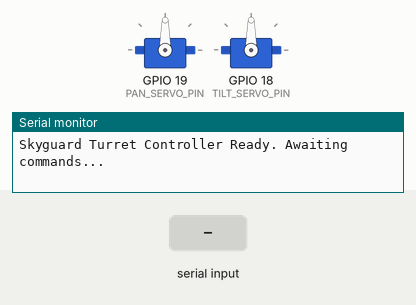
Bench run of a program on a simulated ESP32. Shown: 2 × servo, the last lines printed to the serial monitor. Inputs (shaded band) come from the test bench.

Above: at 1.2 s.
1.3 s: ";vt 90 45\n" received over Serial
At 2.2 s:
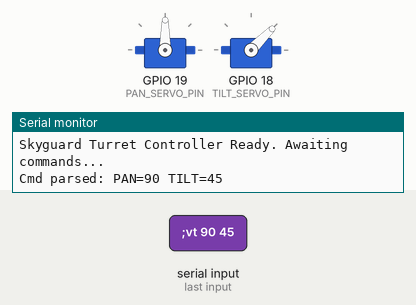
2.8 s: ";vt\n" received over Serial
4.3 s: "90,45\n" received over Serial
Timing chart, 0 to 7.3 s (numbered marks = the images above; inputs shaded):
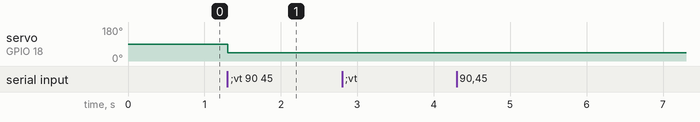

Measured:
- after the input at 1.3 s, servo on GPIO 18 (TILT_SERVO_PIN): 90° → 45° at once

The program:

main.cpp
```cpp
#include <Arduino.h>
#include <ESP32Servo.h>

#define PAN_SERVO_PIN 19
#define TILT_SERVO_PIN 18

#define SERIAL_BAUD_RATE 115200
#define SERIAL_TIMEOUT 500

#define SERVO_MIN_ANGLE 0
#define SERVO_MAX_ANGLE 180

Servo panServo;
Servo tiltServo;

int commandedPanAngle = 90;
int commandedTiltAngle = 90;

char serialDataBuffer[64];
int bufferIndex = 0;

void parseAndExecuteCommand() {
    if (strstr(serialDataBuffer, ";vt") != serialDataBuffer) {
        Serial.println("Err: Invalid format. Wat.");
        return;
    }

    int pan, tilt;
    int count = sscanf(serialDataBuffer, ";vt %d %d", &pan, &tilt);

    if (count == 2) {
        commandedPanAngle = constrain(pan, SERVO_MIN_ANGLE, SERVO_MAX_ANGLE);
        commandedTiltAngle = constrain(tilt, SERVO_MIN_ANGLE, SERVO_MAX_ANGLE);

        Serial.print("Cmd parsed: PAN="); Serial.print(commandedPanAngle);
        Serial.print(" TILT="); Serial.println(commandedTiltAngle);

    } else {
        Serial.println("Err: Failed to parse numbers. Sad.");
    }
}

void setup() {
    Serial.begin(SERIAL_BAUD_RATE);
    Serial.setTimeout(SERIAL_TIMEOUT);

    ESP32PWM::allocateTimer(0);
    ESP32PWM::allocateTimer(1);

    panServo.setPeriodHertz(50);
    panServo.attach(PAN_SERVO_PIN, 500, 2500);

    tiltServo.setPeriodHertz(50);
    tiltServo.attach(TILT_SERVO_PIN, 500, 2500);

    panServo.write(90);
    tiltServo.write(90);

    Serial.println("Skyguard Turret Controller Ready. Awaiting commands...");
}

void loop() {
    while (Serial.available() > 0) {
        char incomingByte = Serial.read();

        if (incomingByte == '\n') {
            serialDataBuffer[bufferIndex] = '\0';
            parseAndExecuteCommand();
            bufferIndex = 0;
        } else if (incomingByte != '\r') {
            if (bufferIndex < 63) {
                serialDataBuffer[bufferIndex++] = incomingByte;
            } else {
                bufferIndex = 0;
            }
        }
    }

    panServo.write(commandedPanAngle);
    tiltServo.write(commandedTiltAngle);
}
```
